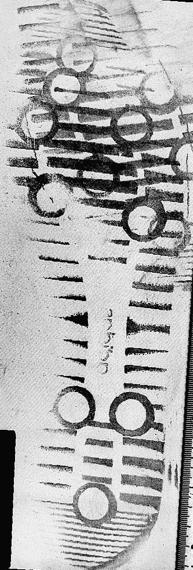
#> input picture project/images/q4/00004.jpg, 193 x 570 px
$ python projectIM2020_q4.py
#> lines starting #> are read from the running program, lines starting #| are printed output that depends on the picture
# Name: Ofir Cohen
# ID: 312255847
# Date: 22/3/2020

import cv2
import numpy as np
import matplotlib.pyplot as plt


def read_img(filePath):
	'''
	Input: image path
	Output: numpy ndarray of the image
	'''
#> called with filePath = './images/q4/00004.jpg'
	img = cv2.imread(filePath)
#> img is the input picture: shape (570, 193, 3); min 0, max 255, mean 175.4
	return cv2.cvtColor(img, cv2.COLOR_BGR2RGB)


def find_circles(img, kernel):
	gray = cv2.cvtColor(img, cv2.COLOR_RGB2GRAY)
	blurred = cv2.medianBlur(gray, 3)
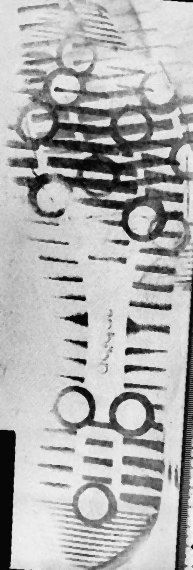
#> blurred: shape (570, 193); min 0, max 246, mean 176.3
	gradient = cv2.morphologyEx(blurred, cv2.MORPH_GRADIENT, kernel)
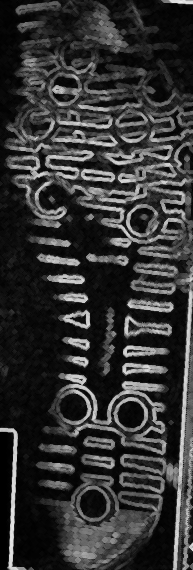
#> gradient: shape (570, 193); min 0, max 238, mean 51.5
	circles = cv2.HoughCircles(gradient, cv2.HOUGH_GRADIENT, 1, 5, param1=78, param2=29, minRadius=11, maxRadius=27)
#> circles = 32 rows, first 8: [74.5, 405.5, 18.3], [50.5, 196.5, 23], [34.5, 120.5, 19.6], [129.5, 122.5, 25.2], [63.5, 85.5, 23], [128.5, 413.5, 15.2], [95.5, 506.5, 23], [94.5, 499.5, 21.7]
	output = img.copy()
	draw_circles(output, circles)
	return output


def draw_circles(img, circles):
	if circles is not None:
		circles = np.uint16(np.around(circles))
#> circles = 32 rows, first 8: [74, 406, 18], [50, 196, 23], [34, 120, 20], [130, 122, 25], [64, 86, 23], [128, 414, 15], [96, 506, 23], [94, 500, 22]
		for circle in circles[0,:]:
			draw_circle = circle_exists(img, circle[0], circle[1])
			if draw_circle is False:
				center = (circle[0], circle[1])
				radius = circle[2]
				# draw the outer circle
				cv2.circle(img, center, radius, (0,255,0), 3)
				# draw the center of the circle
				cv2.circle(img, center, 1, (0,0,255), 1)
#> this loop made 32 passes
#> (draw_circle, center, radius) on passes 1, 2, 3, 4, 5, 6, 7, 9, 11, 12, 18: (False, (74, 406), 18), (False, (50, 196), 23), (False, (34, 120), 20), (False, (130, 122), 25), (False, (64, 86), 23), (False, (128, 414), 15), (False, (96, 506), 23), (False, (144, 224), 20), (False, (162, 90), 22), (False, (168, 228), 18), (False, (72, 52), 17)
#> (circle, draw_circle) on passes 8, 10, 13, 14, 15, 16: ([94, 500, 22], True), ([40, 124, 17], True), ([136, 420, 23], True), ([98, 502, 18], True), ([134, 410, 18], True), ([90, 506, 17], True)
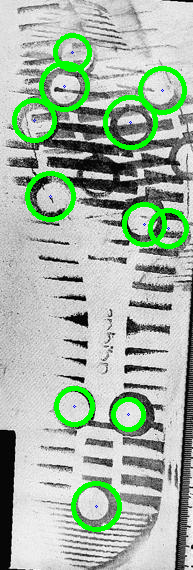
#> img: shape (570, 193, 3); mean R, G, B 166.6, 182.4, 166.7


def circle_exists(img, x, y):
	height, width, channel = img.shape
	for row in range(y-15,y+15):
		for col in range(x-15,x+15):
			if row < height and col < width:
				if img[row,col,0] == 0 and img[row,col,1] == 0 and img[row,col,2] == 255:
					return True
	return False


def plot_results(img, circles):
	plt.figure(figsize=(20, 20))
	plt.subplot(121)
	plt.imshow(img, cmap='gray')
	plt.title('Original Image')
	plt.xticks([])
	plt.yticks([])
	plt.subplot(122)
	plt.imshow(circles, cmap = 'gray')
	plt.title('Circles')
	plt.xticks([])
	plt.yticks([])
	plt.show()
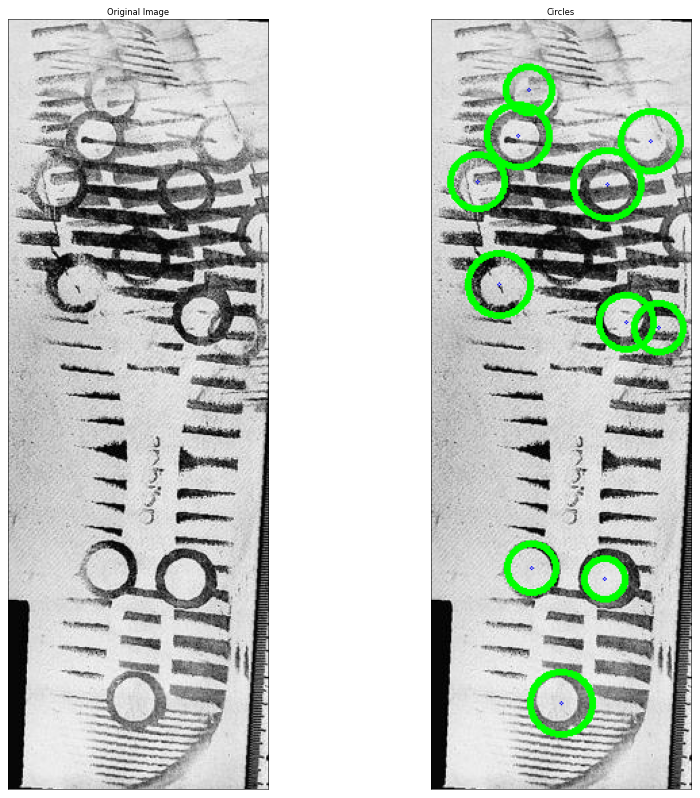
#> figure drawn by matplotlib, 2 panels


def main():
	paths = ['./images/q4/00004.jpg', './images/q4/00079.png']

	kernel = np.array([[0,1,0],[1,1,1],[0,1,0]], dtype=np.uint8)
	kernel1 = np.array(	[
							[0,0,1,0,0],
							[0,1,1,1,0],
							[1,1,1,1,1],
							[0,1,1,1,0],
							[0,0,1,0,0]
						], dtype=np.uint8)

	for path in paths:
		img = read_img(path)
		output = find_circles(img, kernel1)
		plot_results(img, output)
#> pass 2 of the loop in main, `for path in paths:`:
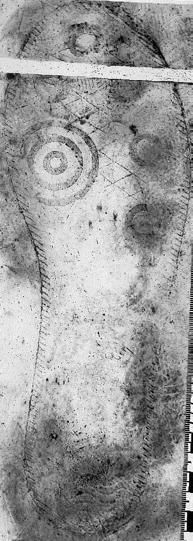
#> input picture project/images/q4/00079.png, 193 x 541 px
#> in read_img, img is the input picture: shape (541, 193, 3); min 0, max 255, mean 153.9
#> gray: shape (541, 193)
#> blurred: shape (541, 193)
#> in find_circles (call 2), `gradient = cv2.morphologyEx(blurred, cv2.MORPH_GRADIENT, kernel)`:
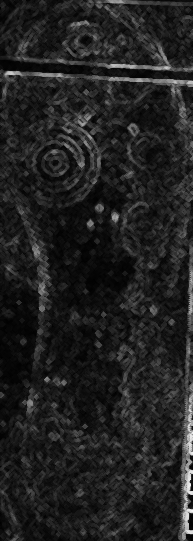
#> gradient: shape (541, 193); min 1, max 245, mean 32.9
#> in find_circles (call 2), `circles = cv2.HoughCircles(gradient, cv2.HOUGH_GRADIENT, 1, 5, param1=..`: circles = [[58.5, 164.5, 23], [139.5, 149.5, 23], [53.5, 161.5, 21.8], [65.5, 102.5, 18.5], [79.5, 37.5, 18.5], [65.5, 155.5, 16.3], [120.5, 39.5, 17.3], [56.5, 157.5, 15.2], [147.5, 220.5, 13], [164.5, 382.5, 11.8], [79.5, 44.5, 13]]
#> the loop in draw_circles (call 2), `for circle in circles[0,:]:` made 11 passes
#> (draw_circle, center, radius) on passes 1, 2, 4, 5, 7, 9, 10: (False, (58, 164), 23), (False, (140, 150), 23), (False, (66, 102), 18), (False, (80, 38), 18), (False, (120, 40), 17), (False, (148, 220), 13), (False, (164, 382), 12)
#> in plot_results (call 2), `plt.show()`:
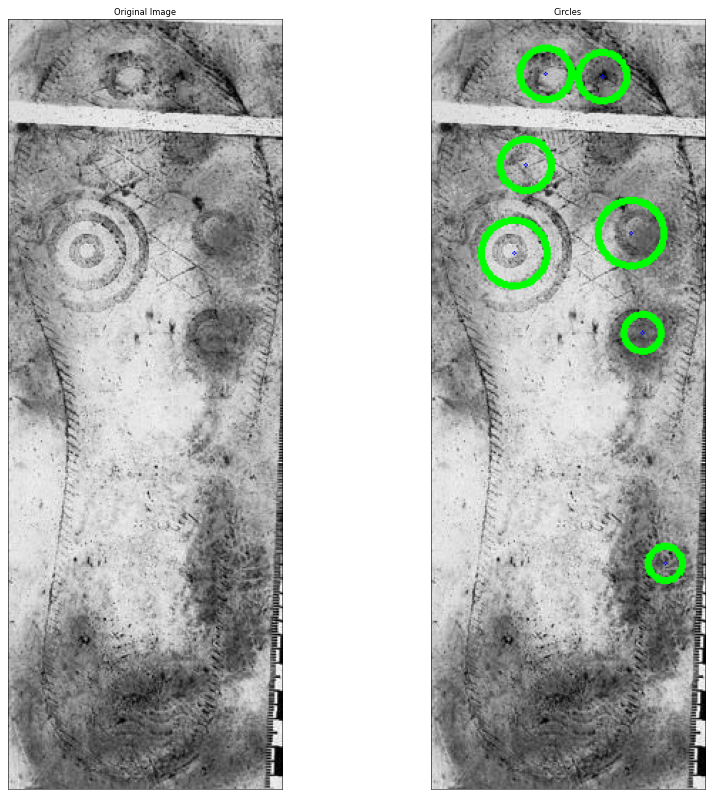
#> figure drawn by matplotlib, 2 panels

if __name__ == "__main__":
	main()
